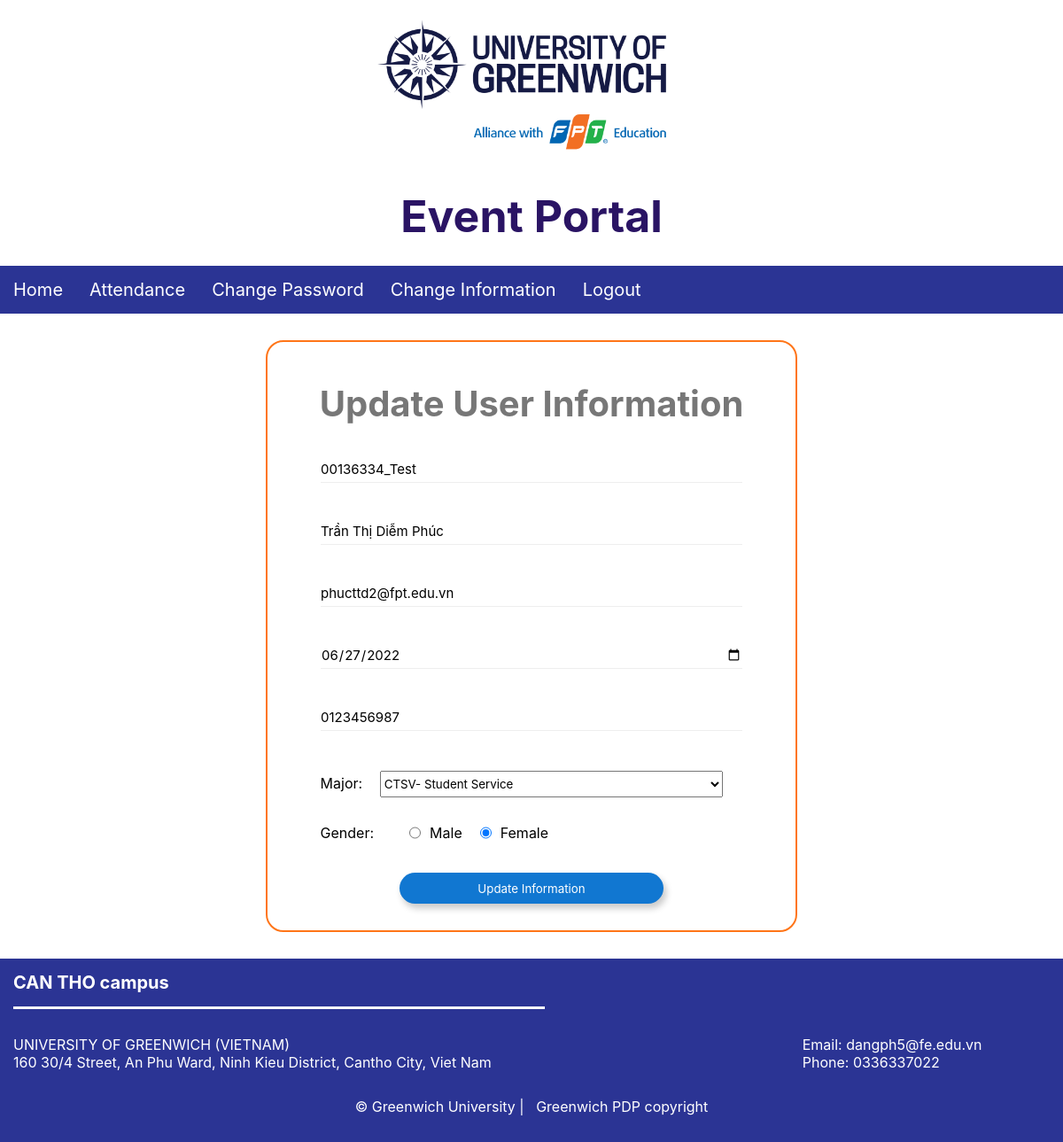
Screenshot of /index.php?page=changeinfo (signed in) with the database file from the repository.
### tables this page shows
CREATE TABLE `user` (
  `student_id` varchar(20) NOT NULL,
  `fullname` varchar(100) NOT NULL,
  `phone` varchar(100) NOT NULL,
  `gender` varchar(10) NOT NULL,
  `email` varchar(100) NOT NULL,
  `dob` date NOT NULL,
  `card_uid` varchar(200) NOT NULL,
  `password` varchar(200) NOT NULL,
  `major_id` int(11) NOT NULL,
  `course_id` int(11) NOT NULL,
  `card_select` int(11) DEFAULT 0,
  `add_card` int(11) DEFAULT 0
);

### Libs/index.php (the view, shortened to what this page needs)
<?php
function bind_Major_List($conn, $major)
{
    include("./connectDB.php");
    $sqlString = "SELECT * from major where major_id>0";
    $result = mysqli_query($conn, $sqlString);
    echo "<SELECT  name='stuMajor' id='stuMajor' class='major-infor'>";
    while ($row = mysqli_fetch_array($result, MYSQLI_ASSOC)) {
        if ($row['major_id'] == $major) {
            echo "<option value='" . $row['major_id'] . "'selected>" . $row['major_name'] . "</option>";
        } else {
            echo "<option value='" . $row['major_id'] . "'>" . $row['major_name'] . "</option>";
        }
    }
    echo "</select>";
}

### Views/UpdateUserInfo.php (shortened to what this page needs)
<?php
include_once('./Libs/index.php');
include_once('./connectDB.php');
if ($_SESSION["id"] != null) {
    $id = $_SESSION["id"];
    $res = mysqli_query($conn, "SELECT * FROM user WHERE student_id='$id'");
    $row = mysqli_fetch_array($res, MYSQLI_ASSOC);
}
?>
<body>
    <div class="changeinfor-wrapper">
        <form class="changepw-form" method="POST" action="./Process/changeInfor.php?function=updateInfo">
            <div class="changepw-title">Update User Information</div>
            <div class="changepw-item">
                <input style="font-size:15px;" type="text" id="stuID" name="stuID" class="changepw-input" placeholder="StudentID" readonly value="<?php echo $row['student_id'] ?>">
            </div>
            <div class="changepw-item">
                <input style="font-size:15px;" type="text" id="stuName" name="stuName" class="changepw-input" placeholder="Student Name" readonly value="<?php echo $row['fullname'] ?>">
            </div>
            <div class="changepw-item">
                <input style="font-size:15px;" type="text" id="stuEmail" name="stuEmail" class="changepw-input" placeholder="Email" readonly value="<?php echo $row['email'] ?>">
            </div>
            <div class="changepw-item">
                <input style="font-size:15px;" type="date" id="stuDoB" name="stuDoB" class="changepw-input" placeholder="Date of Birth" value="<?php echo $row['dob'] ?>">
            </div>
            <div class="changepw-item">
                <input style="font-size:15px;" type="phone" id="stuPhone" name="stuPhone" class="changepw-input" placeholder="Phone" value="<?php echo $row['phone'] ?>">
            </div>
            <div class="choose-major-infor">
                <span class="infor-title">Major:</span>
                <?php  bind_Major_List($conn,$row['major_id']) ?>
            </div>
            <div class="choose-gender-infor">
                <p class="gender-label">Gender:</p>
                <?php
                if ($row['gender'] == 'male') { ?>
                    <input style="font-size:15px;" id="stuGender" type="radio" name="gender" class="type-gender-user" value="male" checked><span>Male</span>
                    <input style="font-size:15px;" id="stuGender" type="radio" name="gender" class="type-gender-user" value="female"><span>Female</span>
                <?php }
                else{ ?>
                    <input id="stuGender" type="radio" name="gender" class="type-gender-user" value="male" ><span>Male</span>
                    <input id="stuGender" type="radio" name="gender" class="type-gender-user" value="female" checked><span>Female</span>
                <?php } ?>
            </div>
            <div>
                <input type="submit" value="Update Information" class="changepw-btn">
            </div>
        </form>
    </div>
</body>

### Assets/css/Index.css (style rules this page uses)
:root { --blue: #2B3494; --orange: #FF7518; --white: #fff; --blueTrans: rgba(43,52,148,0.9); --orangeTrans: rgba(255,117,24,0.9); --whiteTrans: rgba(255,255,255,0.9); --blueViolet: #2A1464; }
* { margin: 0px; padding: 0px; font-family: -apple-system, BlinkMacSystemFont, 'Segoe UI', Roboto, Oxygen, Ubuntu, Cantarell, 'Open Sans', 'Helvetica Neue', sans-serif; }
.header { display: block; height: 300px; background-color: var(--white); }
.header-logo { width: auto; height: 200px; margin-left: 50%; transform: translateX(-50%); }
.header-title { font-size: 50px; text-align: center; margin-top: calc(50px - 40px); color: var(--blueViolet); }
.menu { width: 100%; height: fit-content; background-color: var(--blue); }
.menu-bar { display: flex; list-style: none; }
.menu-item { height: fit-content; padding: 15px 15px 15px 15px; cursor: pointer; }
.menu-link { color: var(--white); text-decoration: none; font-size: 20px; text-align: center; }
.footer { display: block; background-color: var(--blue); color: var(--white); font-size: 20px; padding-bottom: 30px; }
.footer-title { padding: 15px 0px; border-bottom: 3px solid white; width: 50%; margin: 0px 15px 30px 15px; font-size: 20px; }
.block-info { display: flex; flex-flow: row wrap; margin: 30px 15px 30px 15px; }
.left-info { margin-right: 15%; font-size: 16px; }
.right-info { margin-left: 15%; font-size: 16px; }
.info-char { width: max-content; font-size: 16px; }
.link-info { color: var(--white); text-decoration: none; font-size: 16px; }
.ft-coppyright { text-align: center; font-size: 16px; }

### Assets/css/Login.css (style rules this page uses)
* { margin: 0; padding: 0; font-family: -apple-system, BlinkMacSystemFont, 'Segoe UI', Roboto, Oxygen, Ubuntu, Cantarell, 'Open Sans', 'Helvetica Neue', sans-serif; }

### Assets/css/User.css (style rules this page uses)
* { padding: 0px; margin: 0px; font-family: -apple-system, BlinkMacSystemFont, 'Segoe UI', Roboto, Oxygen, Ubuntu, Cantarell, 'Open Sans', 'Helvetica Neue', sans-serif; }
:root { --grayTitle: #909090; --orangeBorder: #ff9c59; --bluePiece: #0a489b; --evDetail: #fff; --shadow: rgba(100,100,100,0.5); --transBlack: rgba(12,12,12,0.5); --litghtBlack: rgba(30,30,30,0.9); }

### Assets/css/Admin.css (style rules this page uses)
* { padding: 0; margin: 0; box-sizing: border-box; }
:root { --blue: #2B3494; --orange: #FF7518; --white: #fff; --blueTrans: rgba(43,52,148,0.9); --orangeTrans: rgba(255,117,24,0.9); --whiteTrans: rgba(255,255,255,0.9); --blueViolet: #2A1464; --btnAdd: #5CB85C; --btnAddRight: #1177D1;; --border:#ccc; --shadow: rgba(220,220,220,.5); }
html { font-family:-apple-system, BlinkMacSystemFont, 'Segoe UI', Roboto, Oxygen, Ubuntu, Cantarell, 'Open Sans', 'Helvetica Neue', sans-serif; }
.gender-label { margin-right: 20px; }

### Assets/css/ChangePass.css (style rules this page uses)
* { margin: 0; padding: 0; font-family: -apple-system, BlinkMacSystemFont, 'Segoe UI', Roboto, Oxygen, Ubuntu, Cantarell, 'Open Sans', 'Helvetica Neue', sans-serif; }
.changepw-form { background-color:#fff; width: 50%; height: 60%; align-items: center; border: 2px solid #FF7518; border-radius: 20px; display: block; padding: 30px 0px 30px 0px; }
.changepw-title { font-weight: bold; color: #777; text-align: center; font-size: 40px; margin-bottom: 15px; margin-top: 15px; }
.changepw-item { display: block; padding: 10px; margin: 0px 50px 0px 50px; }
.changepw-input { display: block; border: none; border-bottom: 0.5px solid #eee; outline: none; width: 100%; height: 30px; margin: 10px 0px 10px 0px; }
.changepw-btn { width: 50%; height: 35px; border-radius: 20px; background-color: #1177D1; color: #fff; border: none; margin-left: 50%; margin-top: 20px; transform: translateX(-50%); box-shadow: 3px 5px 7px 0.5px #ccc; cursor: pointer; }
.changeinfor-wrapper { display: flex; align-items: center; justify-content: center; margin: 30px 0; }
.choose-major-infor { margin: 25px 10% 0px 10%; width: 100%; }
.major-infor { width: 65%; height: 30px; margin-left:15px }
.choose-gender-infor { margin: 30px 10% 15px 10%; display: flex; }
.type-gender-user { margin-left: 20px;margin-right: 10px }

### rows the page displays
user: stuID "00136334_Test", stuName "Trần Thị Diễm Phúc", stuEmail "phucttd2@fpt.edu.vn", stuDoB "06/27/2022", stuPhone "0123456987"

### other values shown
form field stuMajor "CTSV- Student Service"
